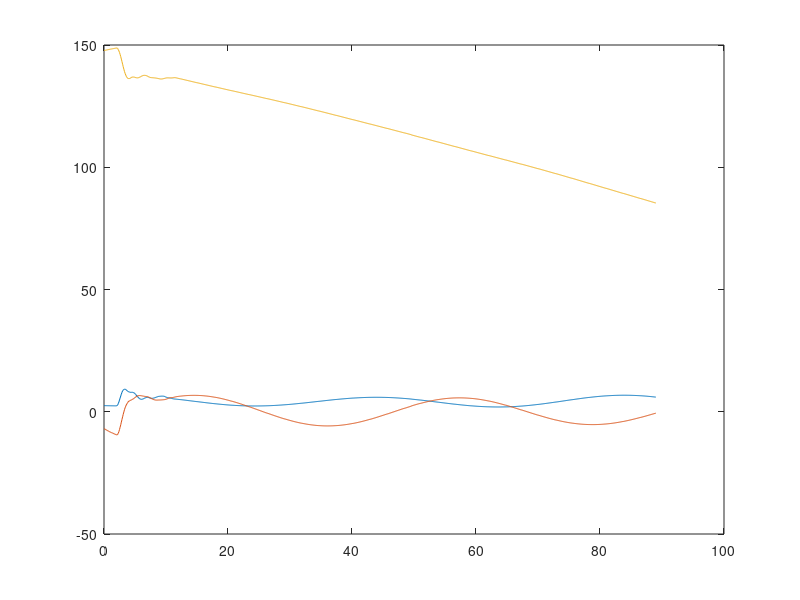

Write the MATLAB code that produced this figure. (Note: this script raises an error after producing the figure.)
clc; clear
load("hybrid_verification4.mat")
% load("manual_balance_tumbling.mat")
%{
passive verification 1-3 contain tumbling data after all 10 passive runs,
all with varying initial conditions
    1. roll = 6.5, pitch = -6.5
    2. probably dont use
    3. roll+pitch = 6

should be compared to manaual balance tumbling

%}

J = [1.298  -0.014 0.004;
      -0.014  1.025  0.008;
       0.004  0.008 1.243];

sampleRate = 10;
sampleTime = 1/sampleRate;

numFrames = size(capturedFrames,2);
t = linspace(0,(numFrames-1)*sampleTime,numFrames);

eulerAngles = zeros(numFrames,3);
bodyRates = zeros(numFrames,3);
stepperPos = zeros(numFrames,2);


%
% unpacking data...
for i = 1:numFrames % <---  REMEMBER TO INCLUDE/NOT INCLUDE RW WHEEL DATA HERE!!
    currentFrame = capturedFrames(:,i)';
    
    roll = typecast(currentFrame(2:5),'single');
    pitch = typecast(currentFrame(6:9),'single');
    yaw = typecast(currentFrame(10:13),'single');
    
    omega_x = typecast(currentFrame(14:17),'single');
    omega_y = typecast(currentFrame(18:21),'single');
    omega_z = typecast(currentFrame(22:25),'single');
    
    pos_x = typecast(currentFrame(26:29),'int32');
    pos_y = typecast(currentFrame(30:33),'int32');

    eulerAngles(i,:) = [roll pitch yaw];
    bodyRates(i,:) = [omega_x omega_y omega_z];
    stepperPos(i,:) = [pos_x pos_y];
end


%% FIND GOOD STARTING POINT AND SAVE KE
figure
plot(t,eulerAngles)

t_start = 10.6;
start_idx = find(t > t_start, 1, 'first');
t_0 = t(start_idx);

t_plt = t(start_idx:end)-t_0;
eulerAngles_plt = deg2rad(eulerAngles(start_idx:end,1:3));
bodyRates_plt = bodyRates(start_idx:end,1:3);


n = length(t_plt);
KE = zeros(n,1);
for i = 1:n
    omega = bodyRates_plt(i,:)';
    KE(i) = (1/2)*omega'*J*omega;
end

% save("passive_KE.mat","KE","t_plt")

%% SAVE TORQUE
vel_x = bodyRates_plt(:,1);
vel_y = bodyRates_plt(:,2);
vel_z = bodyRates_plt(:,3);

% Design a FIR filter to differentiate --------------------------------
% figure
% pwelch(vel_x,[],[],[],sampleRate) 

Fpass = 0.05;
Fstop = 0.3;
Fs = sampleRate;

d = designfilt('differentiatorfir', ...
    'PassbandFrequency', Fpass, ...
    'StopbandFrequency', Fstop, ...
    'FilterOrder',100, ... 
    'SampleRate', Fs);

accel_x = filter(d,vel_x)/sampleTime;
accel_y = filter(d,vel_y)/sampleTime;
accel_z = filter(d,vel_z)/sampleTime;

gd = round(mean(grpdelay(d)));     % constant group delay for linear-phase FIR
t_al = t_plt(1:end-gd);
vel_x_al   = vel_x(1:end-gd);
vel_y_al   = vel_y(1:end-gd);
vel_z_al   = vel_z(1:end-gd);
accel_x_al = accel_x(1+gd:end);
accel_y_al = accel_y(1+gd:end);
accel_z_al = accel_z(1+gd:end);

figure; hold on; grid on
yline(0)
plot(t_al, vel_x_al);
plot(t_al, accel_x_al);
legend("velocity","acceleration"); 
xlabel('Time (s)')
title("pick good t_start for saving torque")

torque = zeros(length(t_al),3);
torque_norm = zeros(length(t_al),1);
for i = 1:length(t_al)
    omega_dot = [accel_x_al(i), accel_y_al(i), accel_z_al(i)]';
    omega = [vel_x_al(i), vel_y_al(i), vel_z_al(i)]';
    torque(i,:) = J*omega_dot + cross(omega,J*omega);
    torque_norm(i) = norm(torque(i,:));
end

t_start = 5.4;
start_idx = find(t_al > t_start, 1, 'first');
t_0 = t_al(start_idx);

t_al = t_al(start_idx:end)-t_0;
torque = torque(start_idx:end,:);
torque_norm = torque(start_idx:end);
figure; hold on; grid on
yline(0)
plot(t_al, torque);
t_plt = t(start_idx:end)-t_0;
title("Torque")
% save("passive_torque.mat","t_al","torque_norm")


%% PLOT RESUTLS
f = gen_single_fig;
load("manual_balance_KE.mat");
plot(t_plt,KE,'LineWidth',1.5)
disp("Mean KE for manual: " + mean(KE))
hold on

load("hybrid_4_KE.mat");
plot(t_plt,KE,'LineWidth',1.5)

grid on
fontsize(13,'points')
xlabel("Time [s]")
ylabel("Kinetic Energy [J]")
legend("Manual Balancing","PID Balancing")
exportgraphics(f,'C:\Users\camer\OneDrive\Desktop\CZ_Thesis_Latex\plots\hardware_verification_KE.pdf','ContentType','vector');        % axes only
